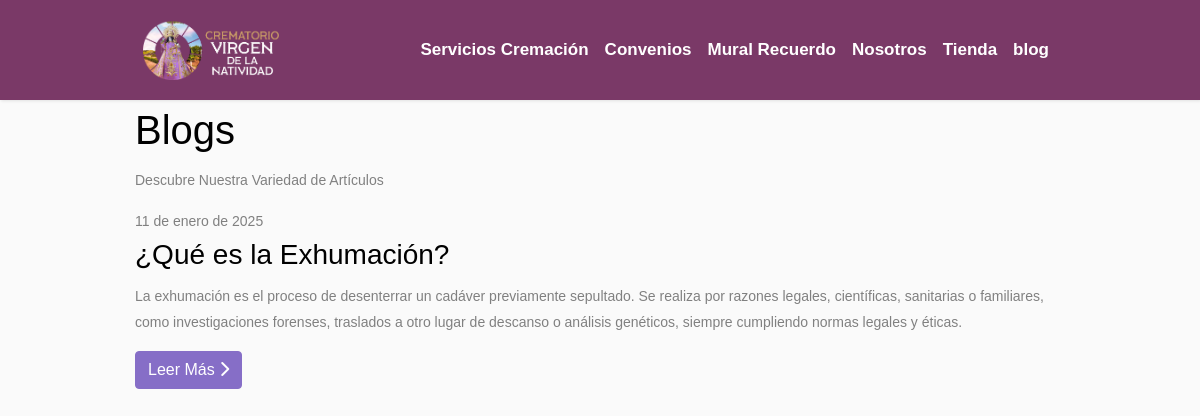
The page /blogs on the database as committed earlier.
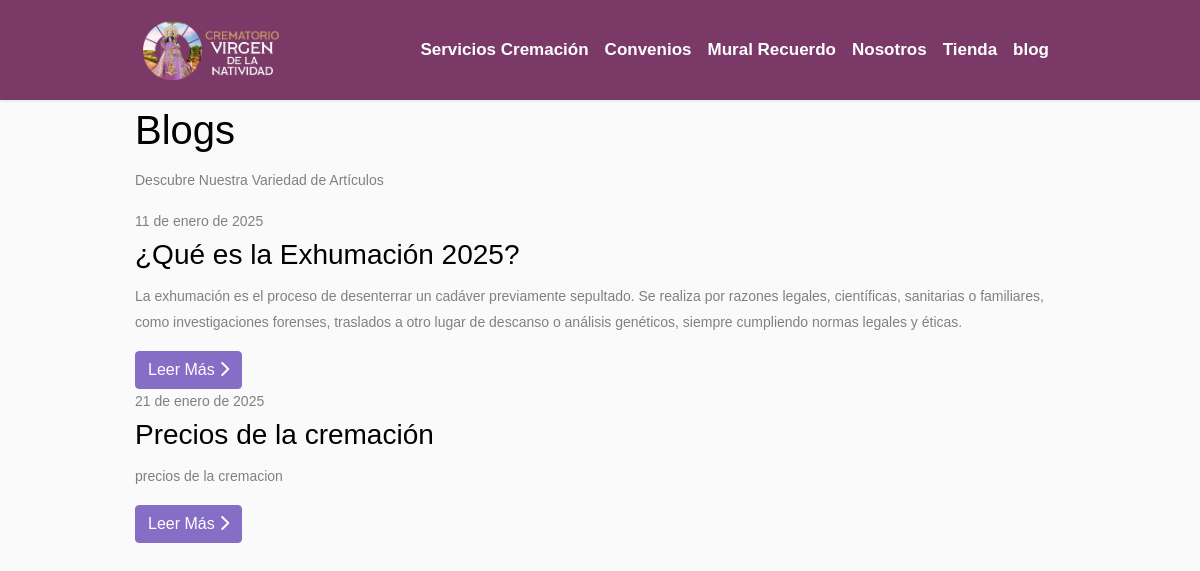
The same page on the database as committed later.
### blogs/models.py (models this page shows, shortened)
class BlogPost(models.Model):
    image_post = models.ImageField(verbose_name='Imagen', upload_to='Imagenes Blogs', blank=True, null=True)
    title_post = models.CharField(max_length=255, verbose_name='Titulo Post')
    descriptions_post = models.TextField()
    content_post = HTMLField(verbose_name='Contenido')
    date_create = models.DateField(auto_now_add=True, verbose_name='Fecha de Creación')
    slug_post = models.SlugField(unique=True, blank=True, null=True)
    is_published = models.BooleanField(default=True, verbose_name='Estado Publicación')
    class Meta:
        verbose_name = 'Blog'
        verbose_name_plural = 'Blogs'

### base/views.py (the view)
# urls.py: path('blogs', indexblog, name='blogs'),
def indexblog(request):
    obj_blog  =  BlogPost.objects.all()
    return render(request, 'blogs/index-blog.html', {'blogs': obj_blog})

### base/templates/blogs/index-blog.html (shortened to what this page needs)
{% extends 'index-crematorio.html' %}
{% block content-crematorio-principal %}
<div class="container">
    <h1>Blogs</h1>
    <p>Descubre Nuestra Variedad de Artículos</p>
    <div class="grid-blogs">
        {% for i in blogs %}
        <div class="card-blogs">
            <div class="card-body-blog">
                <span>{{ i.date_create }}</span>
                <h3>{{ i.title_post }}</h3>
                <p>{{ i.descriptions_post }}</p>
                <a href="{% url 'detail-blog' i.slug_post %}" class="btn btn-primary">Leer Más <i class="fa-solid fa-chevron-right"></i></a>
            </div>
        </div>
        {% endfor %}
    </div>
</div>
{% endblock %}

### base/templates/index-crematorio.html (shortened to what this page needs)
{% load static %}
<!DOCTYPE html>
<html lang="en">
<head>
    <link rel="stylesheet" href="https://stackpath.bootstrapcdn.com/font-awesome/4.7.0/css/font-awesome.min.css">
    <link rel="stylesheet" href="{% static 'css/style.css' %}">
    <link rel="stylesheet" href="{% static 'css/style-fallecido.css' %}">
    <link rel="stylesheet" href="{% static 'css/style-mural.css' %}">
    <link rel="stylesheet" href="{% static 'css/style-store.css' %}">
    <link rel="stylesheet" href="{% static 'css/style-details-product.css' %}">
    <link rel="stylesheet" href="https://cdnjs.cloudflare.com/ajax/libs/font-awesome/6.7.1/css/all.min.css"
 />
    <link rel="stylesheet" href="{% static 'css/style-convenios.css' %}">
    <link rel="stylesheet" type="text/css" href="https://cdn.jsdelivr.net/npm/slick-carousel/slick/slick.css" />
    <link rel="stylesheet" type="text/css" href="https://cdn.jsdelivr.net/npm/slick-carousel/slick/slick-theme.css" />
</head>
<body>
    <nav class="navbar navbar-expand-lg bg-crematorio-color" style="margin: 0px;">
        <div class="container-fluid" style="width: 80%;">
            <img class="img-logo-crematorio" src="{% static 'images/LOGO.png' %}" alt="">
            <div class="collapse navbar-collapse" id="navbarNavDropdown" style="justify-content: flex-end;">
                <ul class="navbar-nav">
                    <li class="nav-item">
                        <a class="nav-link active" aria-current="page" href="/">Servicios Cremación</a>
                    </li>
                    <li class="nav-item">
                        <a class="nav-link" href="{% url 'convenios' %}">Convenios</a>
                    </li>
                    <li class="nav-item">
                        <a class="nav-link" href="{% url 'recuerdos' %}">Mural Recuerdo</a>
                    </li>
                    <li class="nav-item">
                        <a class="nav-link" href="{% url 'nosotros' %}">Nosotros</a>
                    </li>
                    <li class="nav-item">
                        <a class="nav-link" href="{% url 'store' %}">Tienda</a>
                    </li>
                    <li class="nav-item">
                        <a class="nav-link" href="{% url 'blogs' %}">blog</a>
                    </li>
                </ul>
            </div>
        </div>
    </nav>
    <main>
        {% block content-crematorio-principal %}
        {% endblock %}
    </main>
</body>
</html>

### static/css/style-fallecido.css (style rules this page uses)
* { margin: 0px; padding: 0px; }
.bg-crematorio-color { background-color: #7a3967; }
.nav-link { color: #FFF; font: bold 17px/25px 'poppins',sans-serif; }
div.container { width: 80%; }
.img-logo-crematorio { max-height: 60px; }
nav.navbar { position: relative; height: 100px; margin: 0px; }

### static/css/style-store.css (style rules this page uses)
* { margin: 0px; padding: 0; }

### static/css/style-convenios.css (style rules this page uses)
* { margin: 0px; padding: 0px; }

Rows that differ between the two databases and show on the page:
changed BlogPost: title_post "¿Qué es la Exhumación?" → "¿Qué es la Exhumación 2025?"
added BlogPost: date_create "21 de enero de 2025", title_post "Precios de la cremación", descriptions_post "precios de la cremacion"
